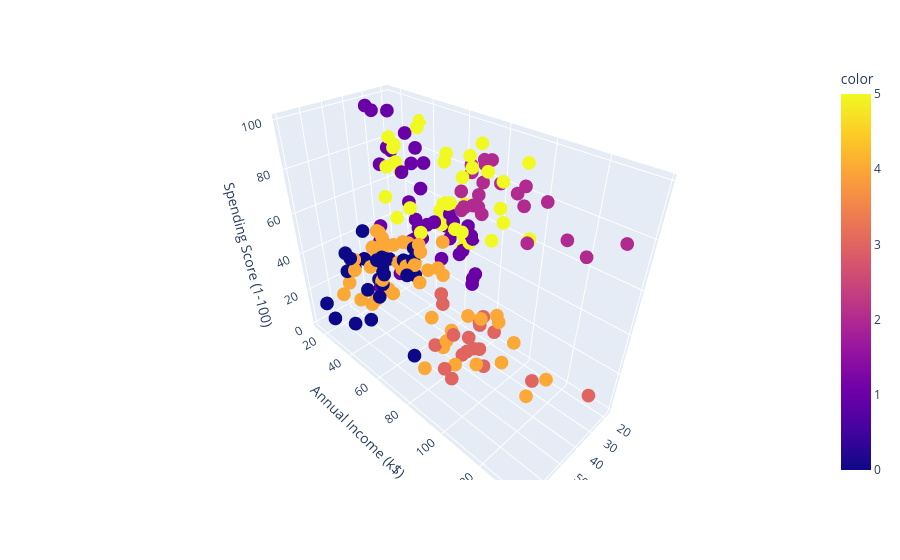

The cell this chart's notebook holds for it:
### Code cell
import plotly.express as px

fig = px.scatter_3d(
    df, x='Age', y='Annual Income (k$)', z='Spending Score (1-100)', color=clusters
)
fig.show()

### Figure 1 — Plotly figure (JSON) as saved in the notebook; plotly's stock layout.template omitted (floating-point values rounded to 4 significant figures; data arrays with more than 128 entries replaced by an {"elided": "..."} marker saying what was removed)
{"data": [{"hovertemplate": "Age=%{x}<br>Annual Income (k$)=%{y}<br>Spending Score (1-100)=%{z}<br>color=%{marker.color}<extra></extra>", "legendgroup": "", "marker": {"color": {"elided": "200 int values"}, "coloraxis": "coloraxis", "symbol": "circle"}, "mode": "markers", "name": "", "scene": "scene", "showlegend": false, "type": "scatter3d", "x": {"elided": "200 int values"}, "y": {"elided": "200 int values"}, "z": {"elided": "200 int values"}}], "layout": {"coloraxis": {"colorbar": {"title": {"text": "color"}}, "colorscale": [[0, "#0d0887"], [0.1111, "#46039f"], [0.2222, "#7201a8"], [0.3333, "#9c179e"], [0.4444, "#bd3786"], [0.5556, "#d8576b"], [0.6667, "#ed7953"], [0.7778, "#fb9f3a"], [0.8889, "#fdca26"], [1, "#f0f921"]]}, "legend": {"tracegroupgap": 0}, "margin": {"t": 60}, "scene": {"domain": {"x": [0, 1], "y": [0, 1]}, "xaxis": {"title": {"text": "Age"}}, "yaxis": {"title": {"text": "Annual Income (k$)"}}, "zaxis": {"title": {"text": "Spending Score (1-100)"}}}}}
